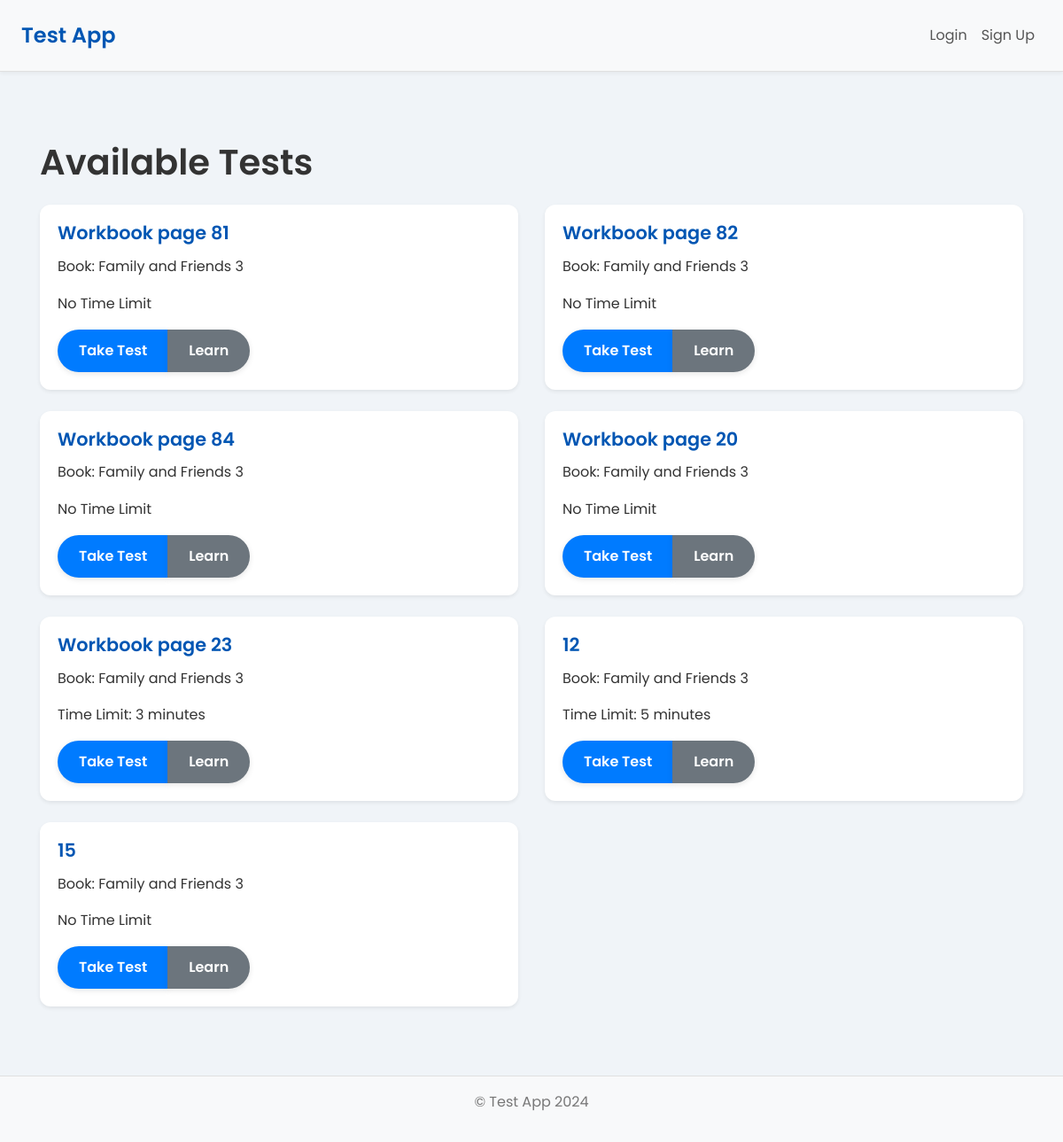
Before: /book/5 with the older database file.
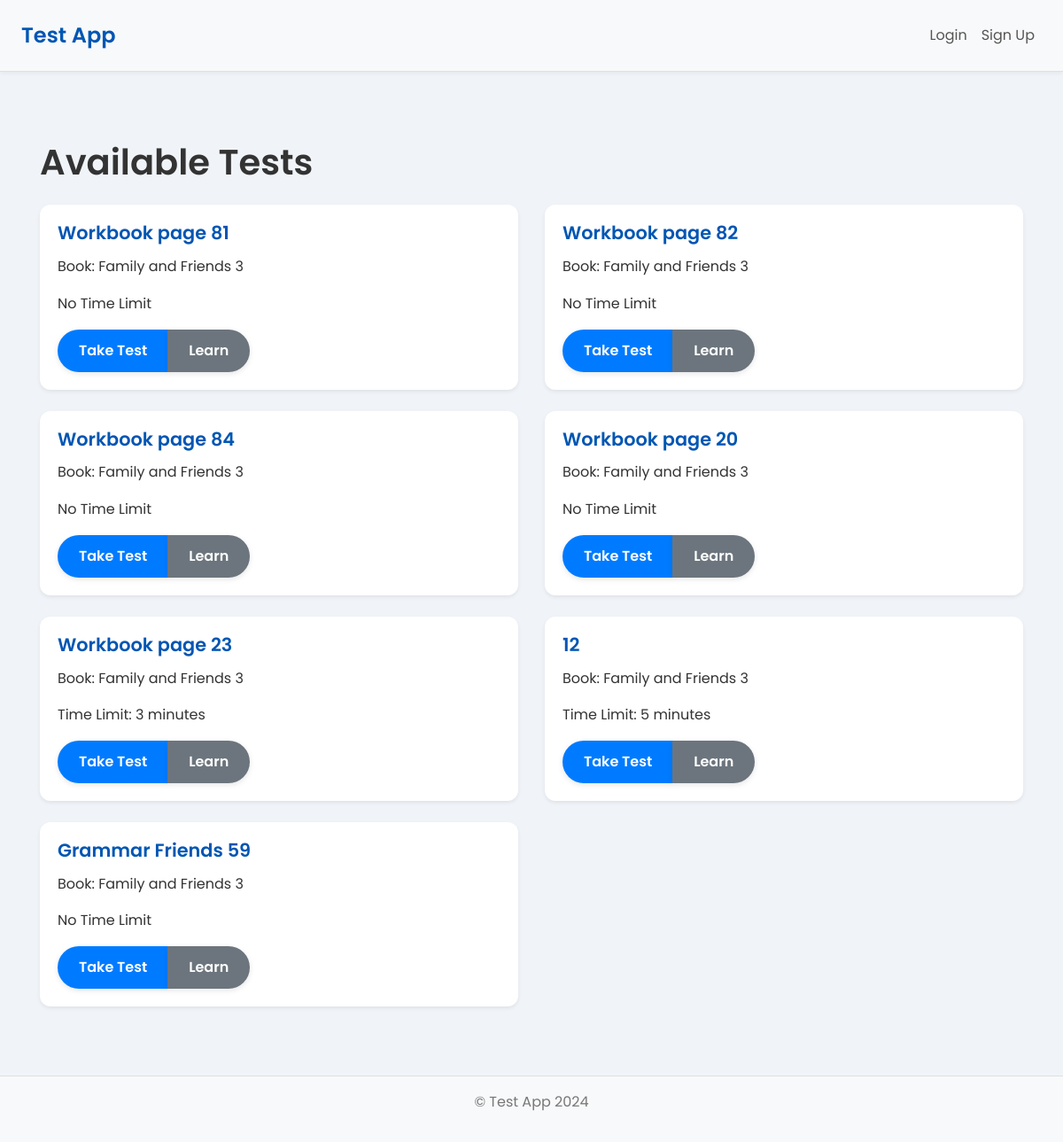
After: the same page with the newer database file.
### app/models.py (models this page shows)
class Test(db.Model):
    __tablename__ = 'test'  # Explicitly specify table name
    id = db.Column(db.Integer, primary_key=True)
    name = db.Column(db.String(150), nullable=False)
    content = db.Column(db.Text, nullable=False)
    book_id = db.Column(db.Integer, db.ForeignKey('book.id'), nullable=False)
    time_limit = db.Column(db.Integer, nullable=True)  # Time limit in minutes
    shuffle_sentences = db.Column(db.Boolean, default=False)
    shuffle_paragraphs = db.Column(db.Boolean, default=False)
    created_by = db.Column(db.Integer, db.ForeignKey('user.id'), nullable=False)
    test_results = db.relationship(
        'TestResult',
        backref='test',
        lazy=True,
        cascade='all, delete-orphan'
    )
    learn_test_results = db.relationship(
        'LearnTestResult',
        backref='test',
        lazy=True,
        cascade='all, delete-orphan'
    )

class Book(db.Model):
    __tablename__ = 'book'  # Explicitly specify table name
    id = db.Column(db.Integer, primary_key=True)
    title = db.Column(db.String(150), nullable=False)
    tests = db.relationship(
        'Test',
        backref='book',
        lazy=True,
        cascade='all, delete-orphan'
    )

### app/routes/main.py (the view)
@main_bp.route('/book/<int:book_id>')
def book_tests(book_id):
    book = Book.query.get_or_404(book_id)
    tests = Test.query.filter_by(book_id=book.id).all()
    return render_template('main/book_tests.html', book=book, tests=tests)

### app/templates/main/book_tests.html (shortened to what this page needs)
{% extends "layouts/base.html" %}
{% block content %}
  <h1 class="my-4">Available Tests</h1>
  <div class="row">
    {% for test in tests %}
      <div class="col-12 col-md-6 mb-4">
        <div class="card h-100 shadow-sm">
          <div class="card-body">
            <h5 class="card-title">{{ test.name }}</h5>
            <p>Book: {{ test.book.title }}</p>
            {% if test.time_limit %}
              <p>Time Limit: {{ test.time_limit }} minutes</p>
            {% else %}
              <p>No Time Limit</p>
            {% endif %}
            <div class="btn-group" role="group">
              <a href="{{ url_for('tests.take_test', test_id=test.id) }}" class="btn btn-primary btn-sm">Take Test</a>
              <a href="{{ url_for('tests.learn_test', test_id=test.id) }}" class="btn btn-secondary">Learn</a>
        </div>
      </div>
    </div>
  </div>
{% else %}
  <p>No tests available.</p>
{% endfor %}
</div>
{% endblock %}

Changed rows visible on the page:
no longer on this page (row edited): Test: name "15", book "Family and Friends 3", shows "No Time Limit"
now on this page (row edited): Test: name "Grammar Friends 59", book "Family and Friends 3", shows "No Time Limit"
